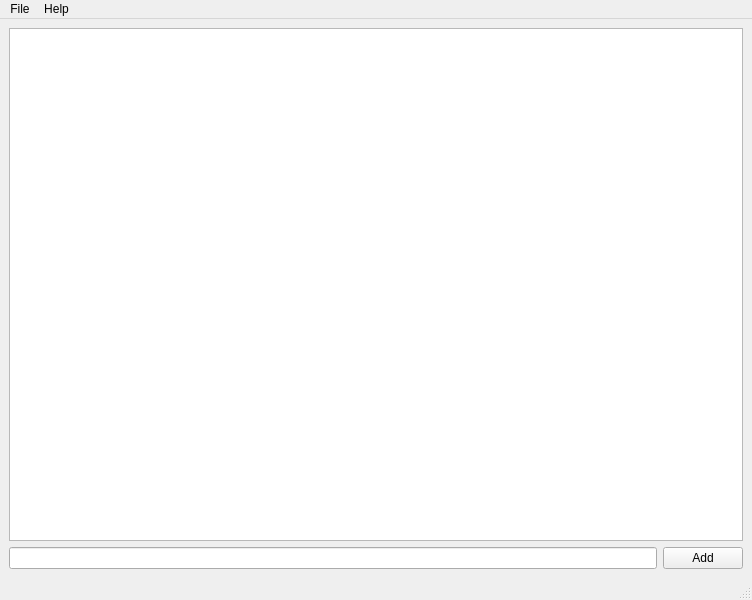
<?xml version="1.0" encoding="UTF-8"?>
<ui version="4.0">
 <class>MainWindow</class>
 <widget class="QMainWindow" name="MainWindow">
  <property name="geometry">
   <rect>
    <x>0</x>
    <y>0</y>
    <width>752</width>
    <height>600</height>
   </rect>
  </property>
  <property name="windowTitle">
   <string>MainWindow</string>
  </property>
  <widget class="QWidget" name="centralwidget">
   <layout class="QGridLayout" name="gridLayout">
    <item row="0" column="0">
     <layout class="QVBoxLayout" name="verticalLayout">
      <item>
       <widget class="QListView" name="shoppingListView">
        <property name="alternatingRowColors">
         <bool>true</bool>
        </property>
       </widget>
      </item>
     </layout>
    </item>
    <item row="2" column="0">
     <layout class="QHBoxLayout" name="horizontalLayout">
      <item>
       <widget class="QLineEdit" name="itemInputEdit"/>
      </item>
      <item>
       <widget class="QPushButton" name="addItemButton">
        <property name="text">
         <string>Add</string>
        </property>
       </widget>
      </item>
     </layout>
    </item>
   </layout>
  </widget>
  <widget class="QMenuBar" name="menubar">
   <property name="geometry">
    <rect>
     <x>0</x>
     <y>0</y>
     <width>752</width>
     <height>27</height>
    </rect>
   </property>
   <widget class="QMenu" name="menuFile">
    <property name="title">
     <string>File</string>
    </property>
   </widget>
   <widget class="QMenu" name="menuHelp">
    <property name="title">
     <string>Help</string>
    </property>
   </widget>
   <addaction name="menuFile"/>
   <addaction name="menuHelp"/>
  </widget>
  <widget class="QStatusBar" name="statusbar"/>
 </widget>
 <resources/>
 <connections>
  <connection>
   <sender>itemInputEdit</sender>
   <signal>returnPressed()</signal>
   <receiver>addItemButton</receiver>
   <slot>click()</slot>
   <hints>
    <hint type="sourcelabel">
     <x>330</x>
     <y>554</y>
    </hint>
    <hint type="destinationlabel">
     <x>699</x>
     <y>554</y>
    </hint>
   </hints>
  </connection>
 </connections>
</ui>
